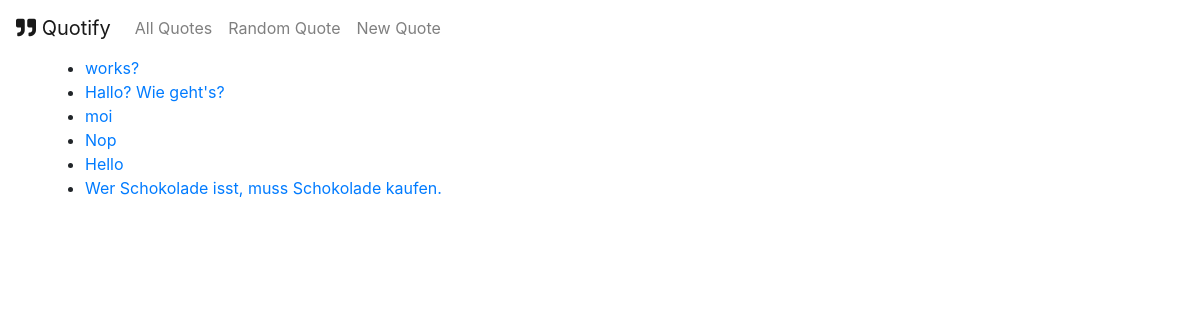
Page /quotes/ on the earlier database version.
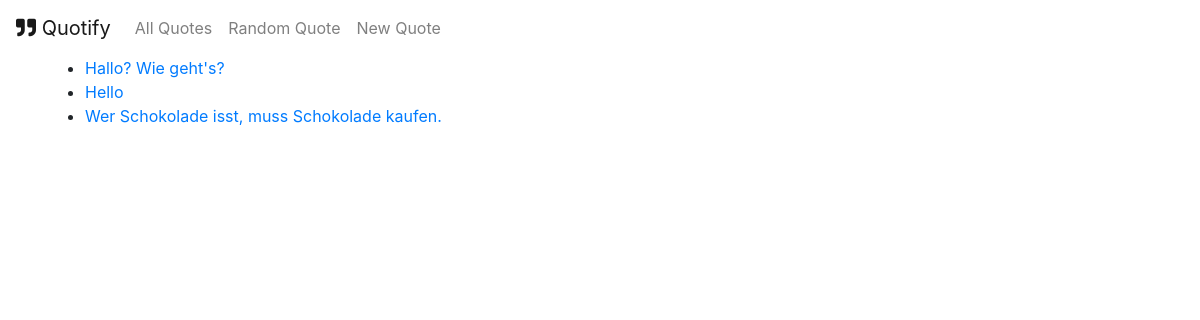
Same page on the later database version.
### quotes/models.py (models this page shows, shortened)
class Quote(models.Model):
    quote_text = models.CharField(max_length=1000)
    pub_date = models.DateTimeField('date published', auto_now=True)
    likes = models.IntegerField(default=0)

### quotes/views.py (the view)
# urls.py: path('', views.IndexView.as_view(), name='index'),
class IndexView(generic.ListView):
    template_name = 'quotes/index.html'
    context_object_name = 'quote_list'
    def get_queryset(self):
        return Quote.objects.all().order_by('-pub_date')

### quotes/templates/quotes/index.html
{% extends 'quotes/base.html' %}
{% block content %}
    {% if quote_list %}
    <ul>
    {% for quote in quote_list %}
        <li><a href="{% url 'quotes:detail' quote.id %}">{{ quote.quote_text }}</a></li>
    {% endfor %}
    </ul>
    {% else %}
        <p>No quotes available.</p>
    {% endif %}
{% endblock %}

Differences in the rows shown:
removed Quote: quote_text "works?"
removed Quote: quote_text "moi"
removed Quote: quote_text "Nop"
